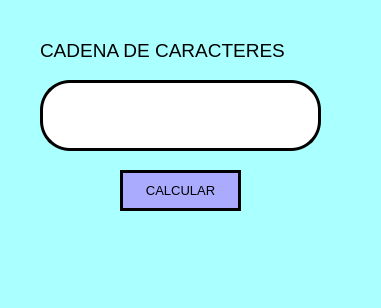
<?xml version="1.0" encoding="UTF-8"?>
<ui version="4.0">
 <class>MainWindow</class>
 <widget class="QMainWindow" name="MainWindow">
  <property name="geometry">
   <rect>
    <x>0</x>
    <y>0</y>
    <width>381</width>
    <height>308</height>
   </rect>
  </property>
  <property name="windowTitle">
   <string>MainWindow</string>
  </property>
  <property name="styleSheet">
   <string notr="true">background-color: rgb(170, 255, 255);</string>
  </property>
  <widget class="QWidget" name="centralwidget">
   <widget class="QLabel" name="label">
    <property name="geometry">
     <rect>
      <x>40</x>
      <y>10</y>
      <width>271</width>
      <height>81</height>
     </rect>
    </property>
    <property name="font">
     <font>
      <pointsize>14</pointsize>
     </font>
    </property>
    <property name="text">
     <string>CADENA DE CARACTERES </string>
    </property>
   </widget>
   <widget class="QLineEdit" name="txt_cadena">
    <property name="geometry">
     <rect>
      <x>40</x>
      <y>80</y>
      <width>281</width>
      <height>71</height>
     </rect>
    </property>
    <property name="font">
     <font>
      <pointsize>16</pointsize>
     </font>
    </property>
    <property name="styleSheet">
     <string notr="true">background-color: rgb(255, 255, 255);
border-radius: 30px;
border: 3px solid black</string>
    </property>
    <property name="text">
     <string/>
    </property>
    <property name="alignment">
     <set>Qt::AlignCenter</set>
    </property>
   </widget>
   <widget class="QPushButton" name="btn_calcular">
    <property name="geometry">
     <rect>
      <x>120</x>
      <y>170</y>
      <width>121</width>
      <height>41</height>
     </rect>
    </property>
    <property name="font">
     <font>
      <pointsize>10</pointsize>
     </font>
    </property>
    <property name="styleSheet">
     <string notr="true">background-color: rgb(170, 170, 255);
border-radius: 30px;
border: 3px solid black</string>
    </property>
    <property name="text">
     <string>CALCULAR</string>
    </property>
   </widget>
  </widget>
  <widget class="QMenuBar" name="menubar">
   <property name="geometry">
    <rect>
     <x>0</x>
     <y>0</y>
     <width>381</width>
     <height>26</height>
    </rect>
   </property>
  </widget>
  <widget class="QStatusBar" name="statusbar"/>
 </widget>
 <resources/>
 <connections/>
</ui>
